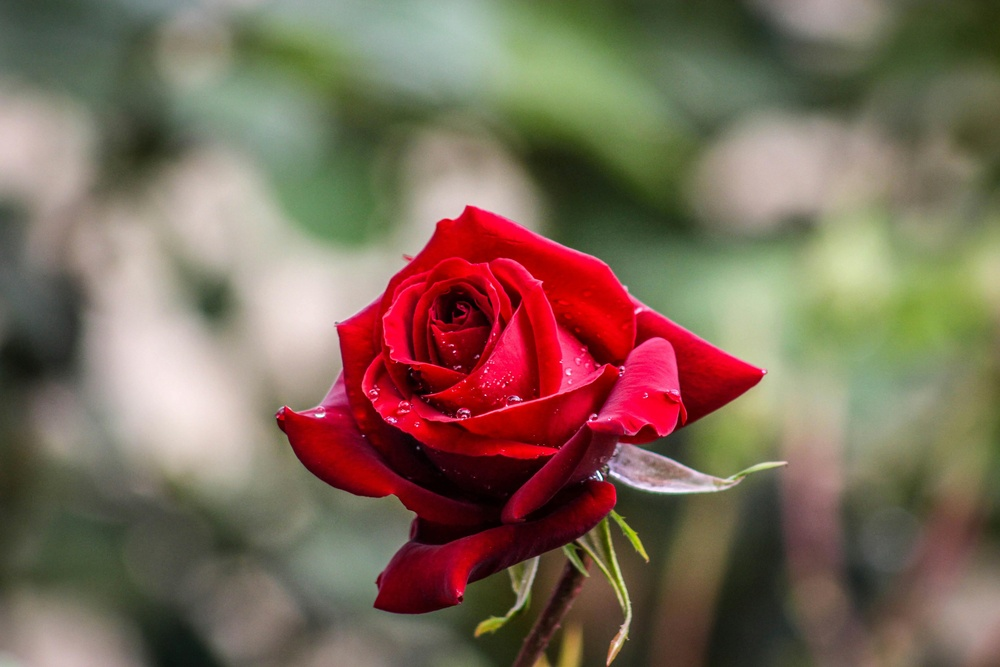
#> input picture Media/rose.jpg, 1000 x 667 px, shrunk from 5184 x 3456 before the run, found by its file name
$ python 03_channels.py
#> lines starting #> are read from the running program, lines starting #| are printed output that depends on the picture
import cv2 as cv
import matplotlib.pyplot as plt

image = cv.imread(r"Media\rose.jpg")
#> image is the input picture: shape (667, 1000, 3); mean B, G, R 88.8, 105.6, 125.1
image_rgb = cv.cvtColor(image, cv.COLOR_BGR2RGB)
image_hsv = cv.cvtColor(image, cv.COLOR_BGR2HSV)
#> image_hsv: shape (667, 1000, 3); mean H, S, V 50.2, 90, 131.4

h,s,v = cv.split(image_hsv)
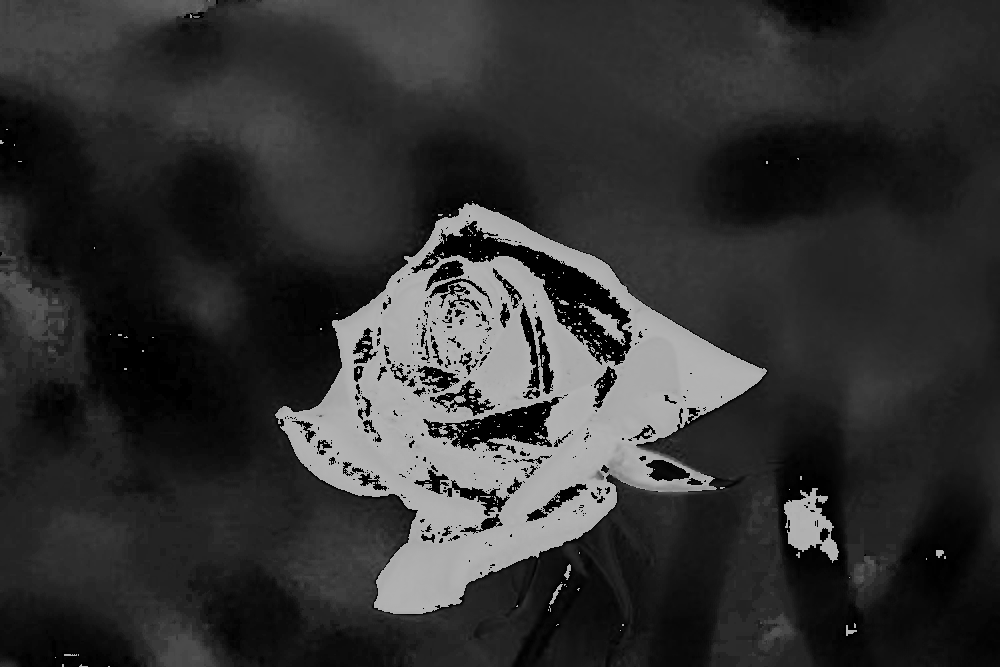
#> h: shape (667, 1000); min 0, max 179, mean 50.2
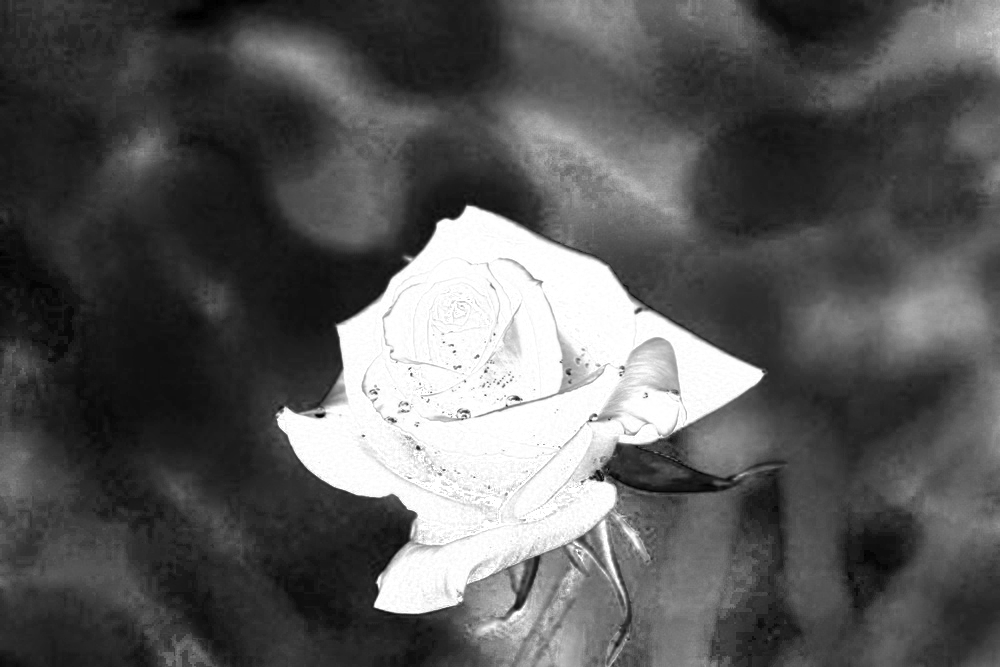
#> s: shape (667, 1000); min 0, max 255, mean 90
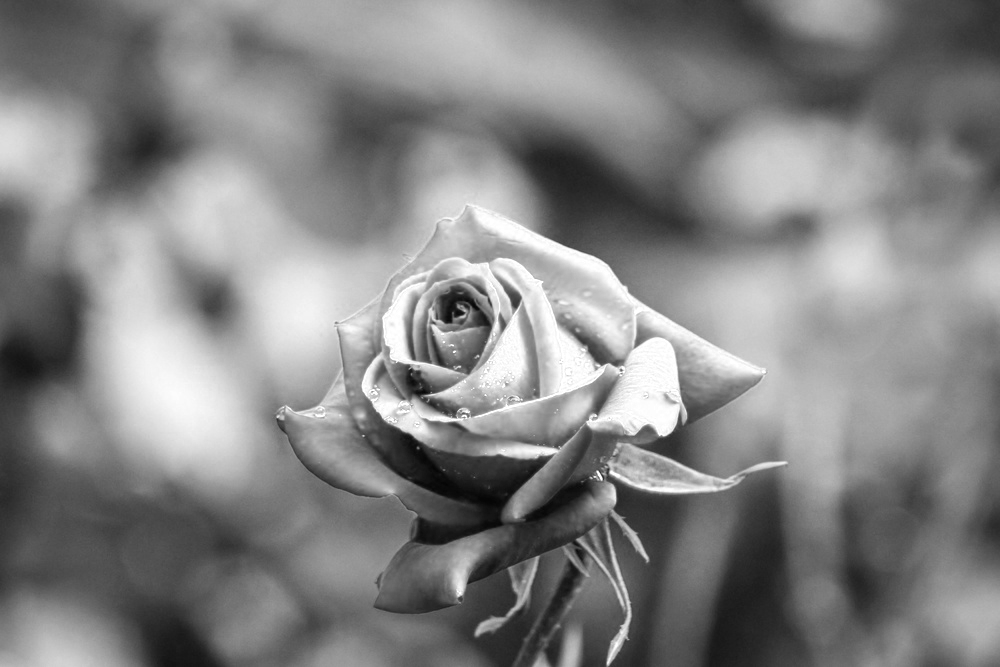
#> v: shape (667, 1000); min 4, max 255, mean 131.4

plt.figure(figsize=[20,5])
plt.subplot(141);plt.imshow(h,cmap="gray");plt.title("H Channel")
plt.subplot(142);plt.imshow(s,cmap="gray");plt.title("S Channel")
plt.subplot(143);plt.imshow(v,cmap="gray");plt.title("V Channel")
plt.subplot(144);plt.imshow(image_rgb,cmap="gray");plt.title("Original Image")

plt.show()
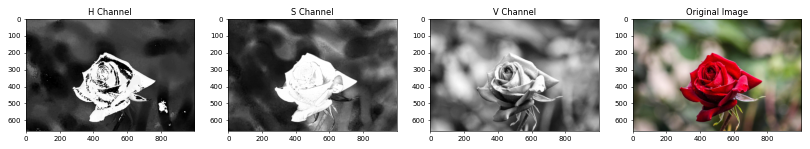
#> figure drawn by matplotlib, 4 panels
